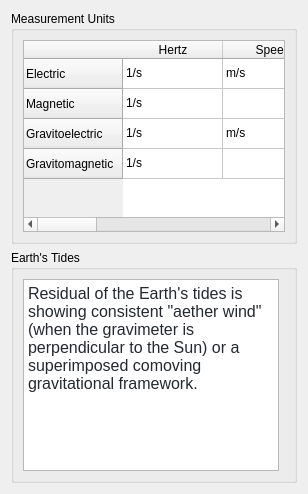
      <widget class="QWidget" name="tab_6">
       <attribute name="title">
        <string>Finite Theory</string>
       </attribute>
       <layout class="QVBoxLayout" name="verticalLayout_4">
        <item>
         <widget class="QGroupBox" name="groupBox_5">
          <property name="title">
           <string>Measurement Units</string>
          </property>
          <layout class="QHBoxLayout" name="horizontalLayout_21">
           <item>
            <widget class="QTableWidget" name="tableWidget_2">
             <property name="sizePolicy">
              <sizepolicy hsizetype="Expanding" vsizetype="Preferred">
               <horstretch>0</horstretch>
               <verstretch>0</verstretch>
              </sizepolicy>
             </property>
             <row>
              <property name="text">
               <string>Electric</string>
              </property>
             </row>
             <row>
              <property name="text">
               <string>Magnetic</string>
              </property>
             </row>
             <row>
              <property name="text">
               <string>Gravitoelectric</string>
              </property>
             </row>
             <row>
              <property name="text">
               <string>Gravitomagnetic</string>
              </property>
             </row>
             <column>
              <property name="text">
               <string>Hertz</string>
              </property>
             </column>
             <column>
              <property name="text">
               <string>Speed</string>
              </property>
             </column>
             <column>
              <property name="text">
               <string>Type</string>
              </property>
             </column>
             <column>
              <property name="text">
               <string>Pole</string>
              </property>
             </column>
             <item row="0" column="0">
              <property name="text">
               <string>1/s</string>
              </property>
             </item>
             <item row="0" column="1">
              <property name="text">
               <string>m/s</string>
              </property>
             </item>
             <item row="0" column="2">
              <property name="text">
               <string>± kg/C</string>
              </property>
             </item>
             <item row="0" column="3">
              <property name="text">
               <string>Dipole</string>
              </property>
             </item>
             <item row="1" column="0">
              <property name="text">
               <string>1/s</string>
              </property>
             </item>
             <item row="1" column="1">
              <property name="text">
               <string/>
              </property>
             </item>
             <item row="1" column="2">
              <property name="text">
               <string>± kg/C</string>
              </property>
             </item>
             <item row="1" column="3">
              <property name="text">
               <string>Dipole</string>
              </property>
             </item>
             <item row="2" column="0">
              <property name="text">
               <string>1/s</string>
              </property>
             </item>
             <item row="2" column="1">
              <property name="text">
               <string>m/s</string>
              </property>
             </item>
             <item row="2" column="2">
              <property name="text">
               <string/>
              </property>
             </item>
             <item row="2" column="3">
              <property name="text">
               <string>Monopole</string>
              </property>
             </item>
             <item row="3" column="0">
              <property name="text">
               <string>1/s</string>
              </property>
             </item>
             <item row="3" column="1">
              <property name="text">
               <string/>
              </property>
             </item>
             <item row="3" column="2">
              <property name="text">
               <string/>
              </property>
             </item>
             <item row="3" column="3">
              <property name="text">
               <string>Monopole</string>
              </property>
             </item>
            </widget>
           </item>
          </layout>
         </widget>
        </item>
        <item>
         <widget class="QGroupBox" name="groupBox">
          <property name="title">
           <string>Earth's Tides</string>
          </property>
          <layout class="QHBoxLayout" name="horizontalLayout_17">
           <item>
            <widget class="QTextBrowser" name="textBrowser_4">
             <property name="sizePolicy">
              <sizepolicy hsizetype="Minimum" vsizetype="Expanding">
               <horstretch>0</horstretch>
               <verstretch>0</verstretch>
              </sizepolicy>
             </property>
             <property name="html">
              <string>&lt;!DOCTYPE HTML PUBLIC &quot;-//W3C//DTD HTML 4.0//EN&quot; &quot;http://www.w3.org/TR/REC-html40/strict.dtd&quot;&gt;
&lt;html&gt;&lt;head&gt;&lt;meta name=&quot;qrichtext&quot; content=&quot;1&quot; /&gt;&lt;style type=&quot;text/css&quot;&gt;
p, li { white-space: pre-wrap; }
&lt;/style&gt;&lt;/head&gt;&lt;body style=&quot; font-family:'Noto Sans'; font-size:10pt; font-weight:400; font-style:normal;&quot;&gt;
&lt;p style=&quot; margin-top:0px; margin-bottom:16px; margin-left:0px; margin-right:0px; -qt-block-indent:0; text-indent:0px; background-color:#ffffff;&quot;&gt;&lt;span style=&quot; font-family:'-apple-system,BlinkMacSystemFont,Segoe UI,Helvetica,Arial,sans-serif,Apple Color Emoji,Segoe UI Emoji'; font-size:16px; color:#24292f; background-color:#ffffff;&quot;&gt;Residual of the Earth's tides is showing consistent &amp;quot;aether wind&amp;quot; (when the gravimeter is perpendicular to the Sun) or a superimposed comoving gravitational framework.&lt;/span&gt;&lt;/p&gt;&lt;/body&gt;&lt;/html&gt;</string>
             </property>
            </widget>
           </item>
           <item>
            <widget class="ImageViewer" name="tides_1" native="true">
             <property name="sizePolicy">
              <sizepolicy hsizetype="Minimum" vsizetype="Preferred">
               <horstretch>0</horstretch>
               <verstretch>0</verstretch>
              </sizepolicy>
             </property>
            </widget>
           </item>
          </layout>
         </widget>
        </item>
       </layout>
      </widget>
